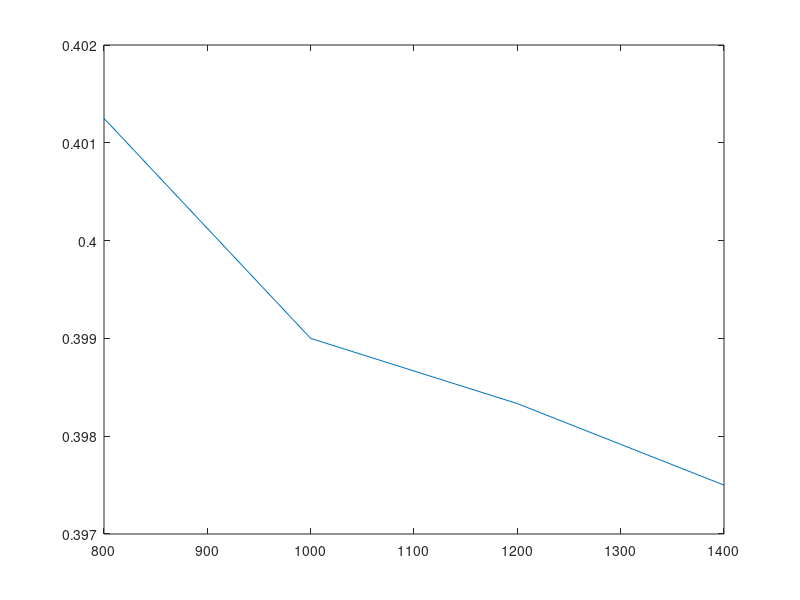

This chart was generated by the following MATLAB code:

access = [400 500, 600, 700];
access = 2 * access;
hit = [642, 798, 956, 1113]

for i = 1 : 4
    hit_rate(i) = hit(i) / (2 * access(i));
end

plot(access, hit_rate);